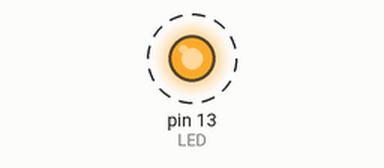
Recording of a sketch running on a simulated Arduino Uno, built with avr-gcc and run on an emulated ATmega328P. Shown: output pins drawn as LEDs (lit = HIGH). Dashed ring = blinking. What the sketch prints to the serial monitor is not drawn.

Above: at 0.5 s.
Timing chart, 0 to 3.5 s (numbered marks = the images above):
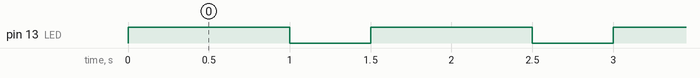

Measured:
- by itself, pin 13 (LED): alternates HIGH for 1.0 s and LOW for 0.50 s

The sketch:

Sketch_One.ino
```cpp
int LED = 13;
int counter = 0;
void setup() {
  // put your setup code here, to run once:
pinMode (LED, OUTPUT);
Serial.begin(9600);
}

void loop() {
  // put your main code here, to run repeatedly:
  counter +=1; // adding one everytime
  Serial.print("Blink Number # ");
  Serial.println(counter);
digitalWrite (LED, HIGH);
delay (1000);
digitalWrite (LED, LOW);
delay(500);

}
```
